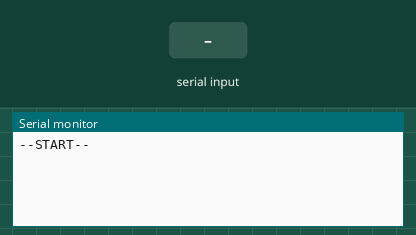
The sketch below on a simulated Arduino Uno, built with avr-gcc and run on an emulated ATmega328P. On the bench: the last lines printed to the serial monitor. The inputs (shaded band) are chosen by the test bench.

Above: at 1.3 s.
1.4 s: "90,45\n" received over Serial
At 2.2 s:
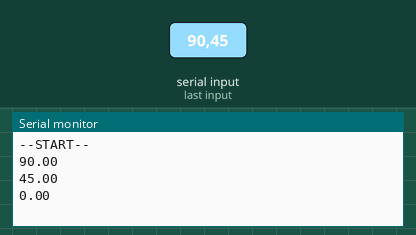
2.9 s: "30,150\n" received over Serial
At 3.3 s:
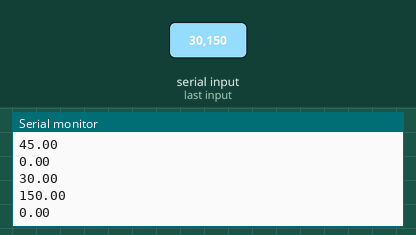
Timing chart, 0 to 5.9 s (numbered marks = the images above; inputs shaded):
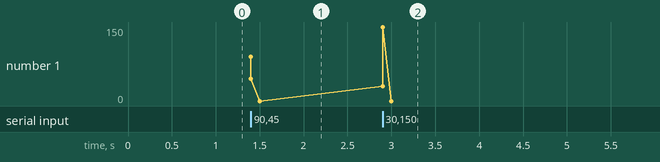

The sketch:

serial_communication.ino
```cpp
void setup(void) {
  Serial.begin(250000);
  while (!Serial)
    delay(10);
  Serial.setTimeout(100);

  delay(100);
  Serial.println("--START--");
}


void loop() {

  while(!Serial.available()){
    ;
  }

  float action = Serial.parseFloat();
  Serial.println(action);
}
```

Measured:
- after the input at 1.4 s, the serial monitor: prints a new line at once (image 1)
- after the input at 2.9 s, the serial monitor: prints a new line at once (image 2)
